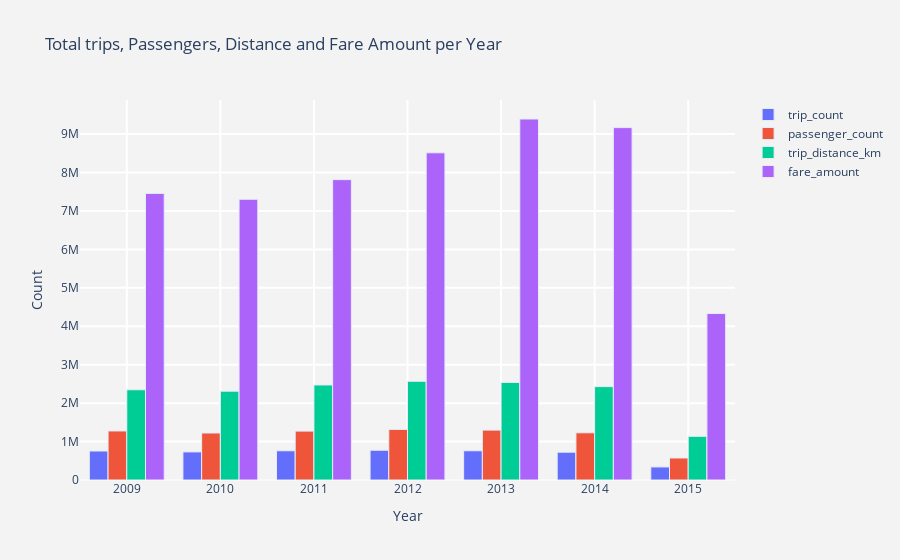

Notebook code cell kept with this figure:
### Markdown cell above
Total Trips, Passengers and Fare Amount per Year

### Code cell
yearly_analysis  = nyc_data.groupby("year").agg({"key":"count",
                                                 "fare_amount":"sum",
                                                 "passenger_count":"sum",
                                                 "trip_distance_km" : "sum"}).reset_index()
#aggregating by year
yearly_analysis = yearly_analysis.rename(columns = {"key" : "trip_count"})

#plotting trips ,passengers and fare amount by year
def plotting(column) : 
    tracer = go.Bar(x= yearly_analysis["year"],y = yearly_analysis[column],
                    marker = dict(line = dict(width = 1)),
                    name = column
                   )
    return tracer

#layout
layout = go.Layout(dict(title = "Total trips, Passengers, Distance and Fare Amount per Year",
                        plot_bgcolor  = "rgb(243,243,243)",
                        paper_bgcolor = "rgb(243,243,243)",
                        xaxis = dict(gridcolor = 'rgb(255, 255, 255)',title = "Year",
                                     zerolinewidth=1,ticklen=5,gridwidth=2),
                        yaxis = dict(gridcolor = 'rgb(255, 255, 255)',title = "Count",
                                     zerolinewidth=1,ticklen=5,gridwidth=2),
                       )
                  )
    
data = [plotting("trip_count"),plotting("passenger_count"),
        plotting("trip_distance_km"),plotting("fare_amount")]
fig  = go.Figure(data=data,layout=layout)
py.iplot(fig)

### Figure 1 — Plotly figure (JSON) as saved in the notebook; plotly's stock layout.template omitted (floating-point values rounded to 4 significant figures)
{"data": [{"marker": {"line": {"width": 1}}, "name": "trip_count", "type": "bar", "x": [2009, 2010, 2011, 2012, 2013, 2014, 2015], "y": [754440, 730749, 760441, 774380, 760386, 722955, 339744]}, {"marker": {"line": {"width": 1}}, "name": "passenger_count", "type": "bar", "x": [2009, 2010, 2011, 2012, 2013, 2014, 2015], "y": [1275928, 1222459, 1272559, 1316310, 1298714, 1228226, 572826]}, {"marker": {"line": {"width": 1}}, "name": "trip_distance_km", "type": "bar", "x": [2009, 2010, 2011, 2012, 2013, 2014, 2015], "y": [2348000.0, 2311000.0, 2473000.0, 2568000.0, 2537000.0, 2429000.0, 1136000.0]}, {"marker": {"line": {"width": 1}}, "name": "fare_amount", "type": "bar", "x": [2009, 2010, 2011, 2012, 2013, 2014, 2015], "y": [7457000.0, 7304000.0, 7815000.0, 8513000.0, 9392000.0, 9168000.0, 4331000.0]}], "layout": {"paper_bgcolor": "rgb(243,243,243)", "plot_bgcolor": "rgb(243,243,243)", "title": {"text": "Total trips, Passengers, Distance and Fare Amount per Year"}, "xaxis": {"gridcolor": "rgb(255, 255, 255)", "gridwidth": 2, "ticklen": 5, "title": {"text": "Year"}, "zerolinewidth": 1}, "yaxis": {"gridcolor": "rgb(255, 255, 255)", "gridwidth": 2, "ticklen": 5, "title": {"text": "Count"}, "zerolinewidth": 1}}}
